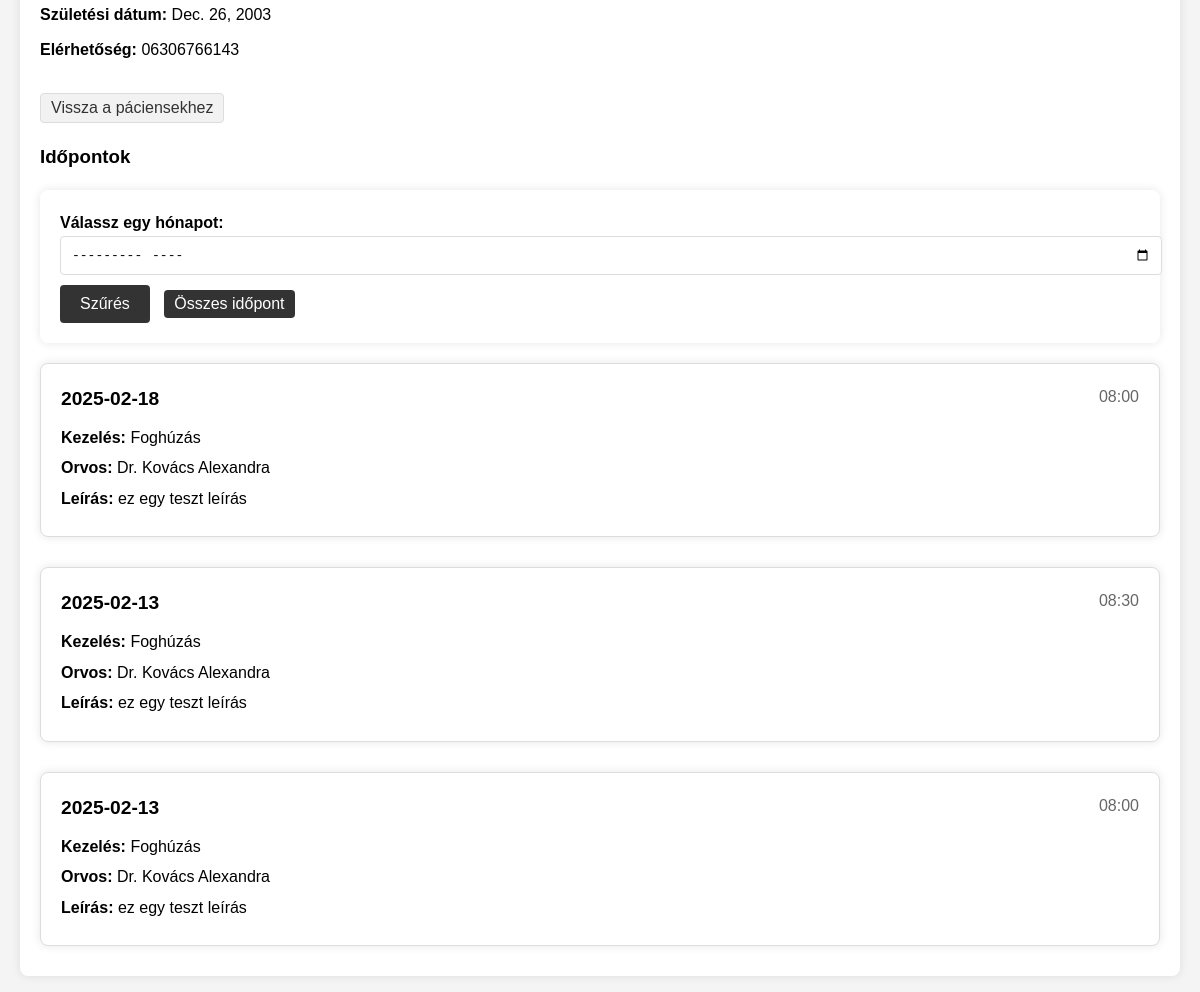
The page /patients/46918e9b-2410-4db0-8b5c-3090ac6ab9ab/ (signed in, middle part) on the database as committed earlier.
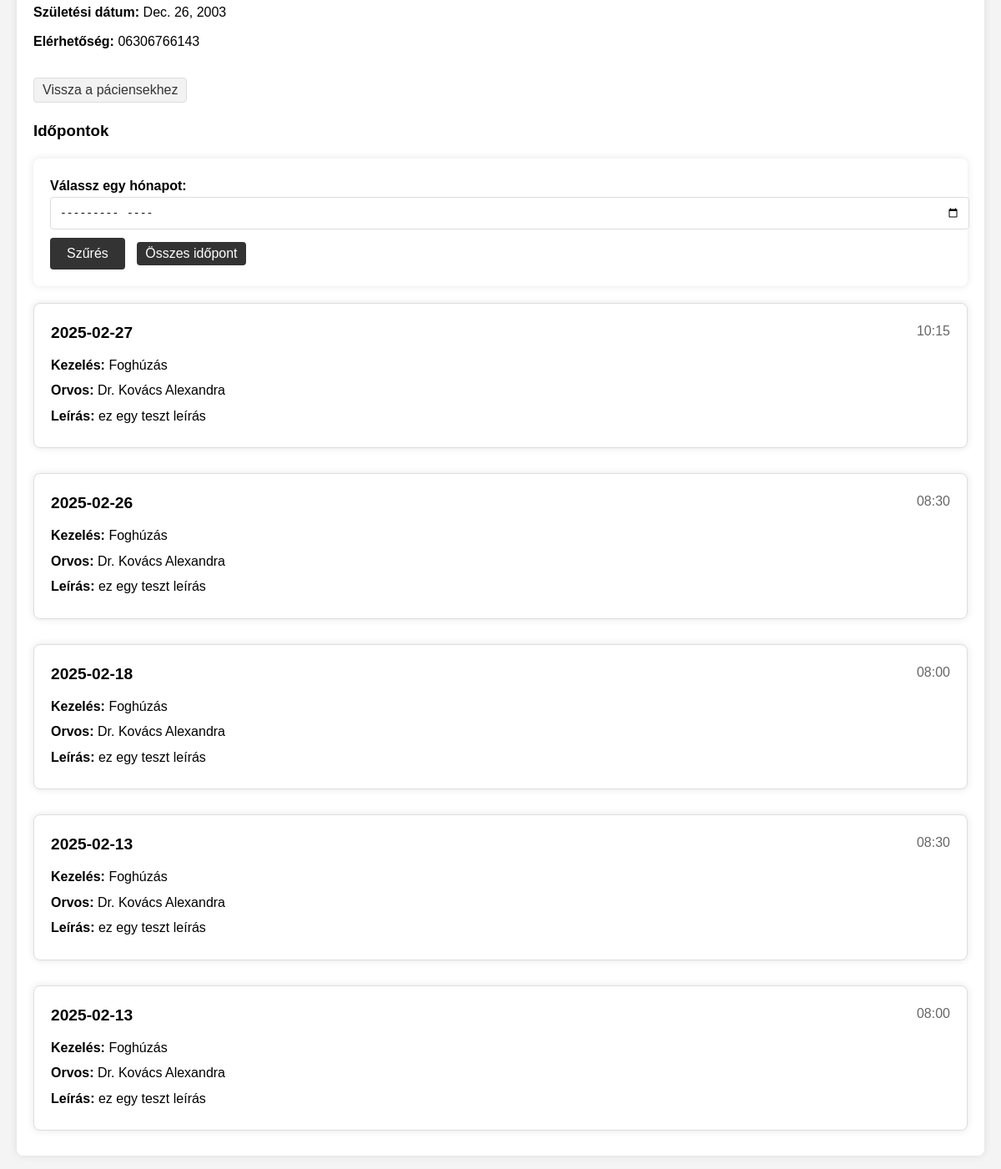
The same page on the database as committed later.
### rendeloweboldal/models.py (models this page shows, shortened)
class Appointment(models.Model):
    id = models.UUIDField(primary_key=True, default=uuid4, editable=False)  # FHIR resource identifier
    patient = models.CharField(max_length=64, null=True, blank=True)  # Az időpontot foglaló páciens azonosítója
    practitioner = models.ForeignKey(Doctor, on_delete=models.CASCADE)  # Link to Practitioner resource
    treatment = models.ForeignKey(Treatment, on_delete=models.SET_NULL, null=True, blank=True)  # Link to Treatment
    start = models.DateTimeField()  # Kezdési időpont
    end = models.DateTimeField()  # Befejezési időpont
    status = models.CharField(max_length=64, null=True, blank=True)  # Időpont státusza (pl. foglalt, elérhető)
    custom_description = models.TextField(null=True, blank=True)  # Egyéb információk

class Treatment(models.Model):
    id = models.UUIDField(primary_key=True, default=uuid4, editable=False)  # FHIR resource identifier
    name = models.CharField(max_length=255)  # FHIR 'name' field
    description = models.TextField()  # FHIR 'description' field
    duration = models.DurationField(null=True, blank=True)  # Kezelés hossza (opcionális)
    price = models.DecimalField(max_digits=10, decimal_places=0)  # Ár

class Doctor(models.Model):
    id = models.CharField(max_length=64, primary_key=True)  # FHIR resource identifier
    name = models.CharField(max_length=255)
    photo = models.ImageField(upload_to='doctor_pictures/', null=True, blank=True)  # FHIR 'photo' field
    qualification = models.TextField(null=True, blank=True)  # FHIR 'qualification' field

### rendeloweboldal/views.py (the view)
# urls.py: path('patients/<str:patient_id>/', views.patient_detail_view, name='patient_detail'),
@login_required
def patient_detail_view(request, patient_id):
    if not (request.user.is_staff and not request.user.is_superuser):
        return redirect('home')
    patient = get_object_or_404(Patient, id=patient_id)
    appointments = Appointment.objects.filter(patient=patient_id).order_by('-start')
    month = request.GET.get('month')
    if month:
        year, month = map(int, month.split('-'))
        appointments = appointments.filter(start__year=year, start__month=month)
    return render(request, 'patient_detail.html', {'patient': patient, 'appointments': appointments})

### rendeloweboldal/templates/patient_detail.html (shortened to what this page needs)
{% load static %}
<!DOCTYPE html>
<html lang="hu">
<head>
    <link rel="stylesheet" href="{% static 'css/style.css' %}">
</head>
<body>
    <main>
        <section class="patient-detail">
            <div class="patient-info">
                <p><strong>Születési dátum:</strong> {{ patient.birthDate }}</p>
                <p><strong>Elérhetőség:</strong> {{ patient.telecom }}</p>
            </div>
            <button class="button-like" onclick="goToPatients()">Vissza a páciensekhez</button>
            <h3>Időpontok</h3>
            <form method="get" action="{% url 'patient_detail' patient.id %}">
                <label for="month">Válassz egy hónapot:</label>
                <input type="month" id="month" name="month" value="{{ request.GET.month }}">
                <button type="submit">Szűrés</button>
                <button type="button" onclick="showAllAppointments()">Összes időpont</button>
            </form>
            <div class="appointments">
                {% for appointment in appointments %}
                <div class="appointment">
                    <div class="appointment-header">
                        <span class="appointment-date">{{ appointment.start|date:"Y-m-d" }}</span>
                        <span class="appointment-time">{{ appointment.start|date:"H:i" }}</span>
                    </div>
                    <p><strong>Kezelés:</strong> {{ appointment.treatment.name }}</p>
                    <p><strong>Orvos:</strong> {{ appointment.practitioner.name }}</p>
                    <p><strong>Leírás:</strong> {{ appointment.treatment.description }}</p>
                </div>
                {% endfor %}
            </div>
        </section>
    </main>
</body>
</html>

Rows that differ between the two databases and show on the page:
added Appointment: start "2025-02-27", start "10:15", treatment.name "Foghúzás", practitioner.name "Dr. Kovács Alexandra", treatment.description "ez egy teszt leírás"
added Appointment: start "2025-02-26", start "08:30", treatment.name "Foghúzás", practitioner.name "Dr. Kovács Alexandra", treatment.description "ez egy teszt leírás"
